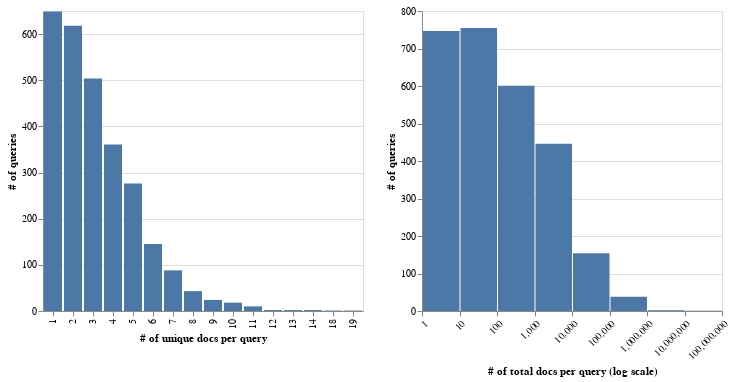

Notebook code cell kept with this figure:
### Code cell
source = match_df.groupby("query").agg(total_documents=("title", "count"), unique_documents=("title", "nunique")).reset_index()

base = alt.Chart(source).transform_calculate(
    log_total_documents = 'log(datum.total_documents)/log(10)'
)

base.mark_bar().encode(
    x=alt.X("unique_documents:O", title="# of unique docs per query"),
    y=alt.Y("count(query):Q", title="# of queries"),
    tooltip=["unique_documents:O", "count(query):Q"],
) | base.mark_bar().encode(
    x=alt.X("log_total_documents:Q", title="# of total docs per query (log scale)").bin().axis(labelExpr='format(pow(10, datum.value), ",")', labelAngle=-45, labelOverlap=False),
    y=alt.Y("count(query):Q", title="# of queries"),
    tooltip=alt.Tooltip(["count(query):Q"], bin=True),
)

### Figure 1 — Vega-Lite specification as saved in the notebook (floating-point values rounded to 4 significant figures; data arrays with more than 128 entries replaced by an {"elided": "..."} marker saying what was removed)
{"config": {"view": {"continuousWidth": 300, "continuousHeight": 300}}, "hconcat": [{"mark": {"type": "bar"}, "encoding": {"tooltip": [{"field": "unique_documents", "type": "ordinal"}, {"aggregate": "count", "field": "query", "type": "quantitative"}], "x": {"field": "unique_documents", "title": "# of unique docs per query", "type": "ordinal"}, "y": {"aggregate": "count", "field": "query", "title": "# of queries", "type": "quantitative"}}, "transform": [{"calculate": "log(datum.total_documents)/log(10)", "as": "log_total_documents"}]}, {"mark": {"type": "bar"}, "encoding": {"tooltip": [{"aggregate": "count", "bin": true, "field": "query", "type": "quantitative"}], "x": {"axis": {"labelExpr": "format(pow(10, datum.value), \",\")", "labelAngle": -45, "labelOverlap": false}, "bin": {}, "field": "log_total_documents", "title": "# of total docs per query (log scale)", "type": "quantitative"}, "y": {"aggregate": "count", "field": "query", "title": "# of queries", "type": "quantitative"}}, "transform": [{"calculate": "log(datum.total_documents)/log(10)", "as": "log_total_documents"}]}], "data": {"name": "data-fd62efb25856deafb5e7b35043e5cf5d"}, "$schema": "https://vega.github.io/schema/vega-lite/v5.16.3.json", "datasets": {"data-fd62efb25856deafb5e7b35043e5cf5d": {"elided": "2744 records"}}}
